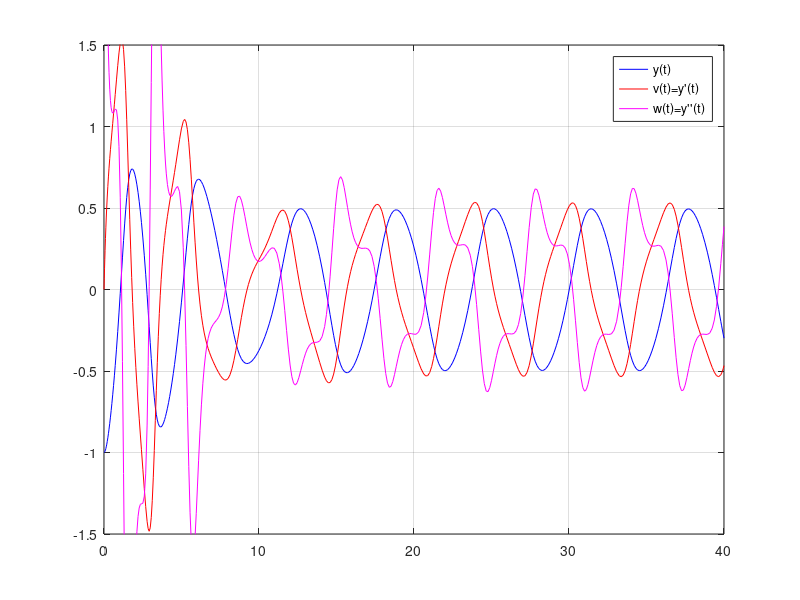
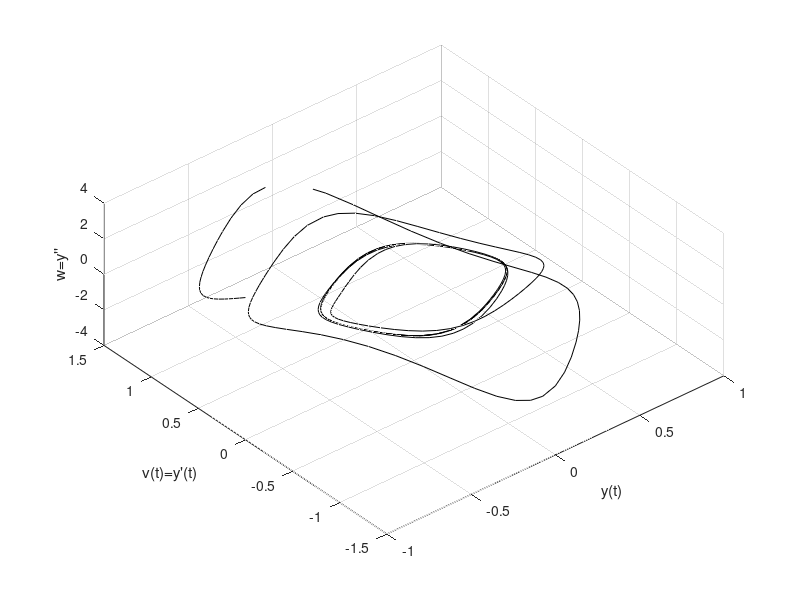

These figures' MATLAB source, in order:
function LAB04ex4
   t0 = 0; tf = 40; y0 = [-1;0;4];
   [t,Y] = ode45(@f,[t0,tf],y0);
   y = Y(:,1); v = Y(:,2); w = Y(:,3); 
   figure(1);
   plot(t,y,'b-',t,v,'r-',t,w,'m-')
   axis ([0 40 -1.5 1.5]); grid on; legend('y(t)','v(t)=y''(t)','w(t)=y''''(t)');
   ylim([-1.5,1.5]);
   figure(2); plot3(y,v,w,'k-'); grid on; view([-40,60]) 
   xlabel('y(t)'); ylabel('v(t)=y''(t)');zlabel('w=y'''''); 
   axis ([-1 1 -1.5 1.5 -4 4]);  
   end
  %----------------------------------------------------------------------
  function dYdt = f(t,Y)
  y = Y(1); v = Y(2); w =Y(3);
  dYdt = [v; w; -sin(t)-4*w*y^2-8*y*v^2-3*v];
  end